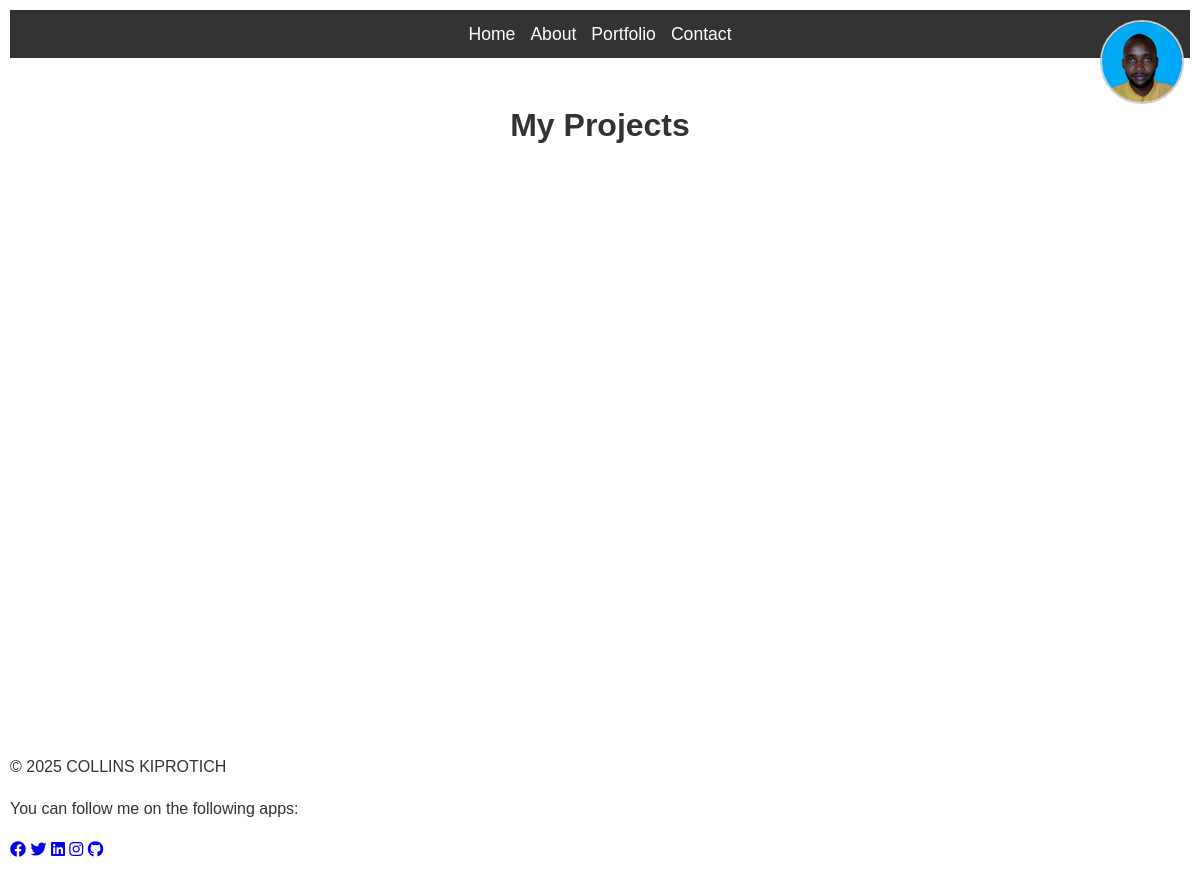
Page /portfolio on the earlier database version.
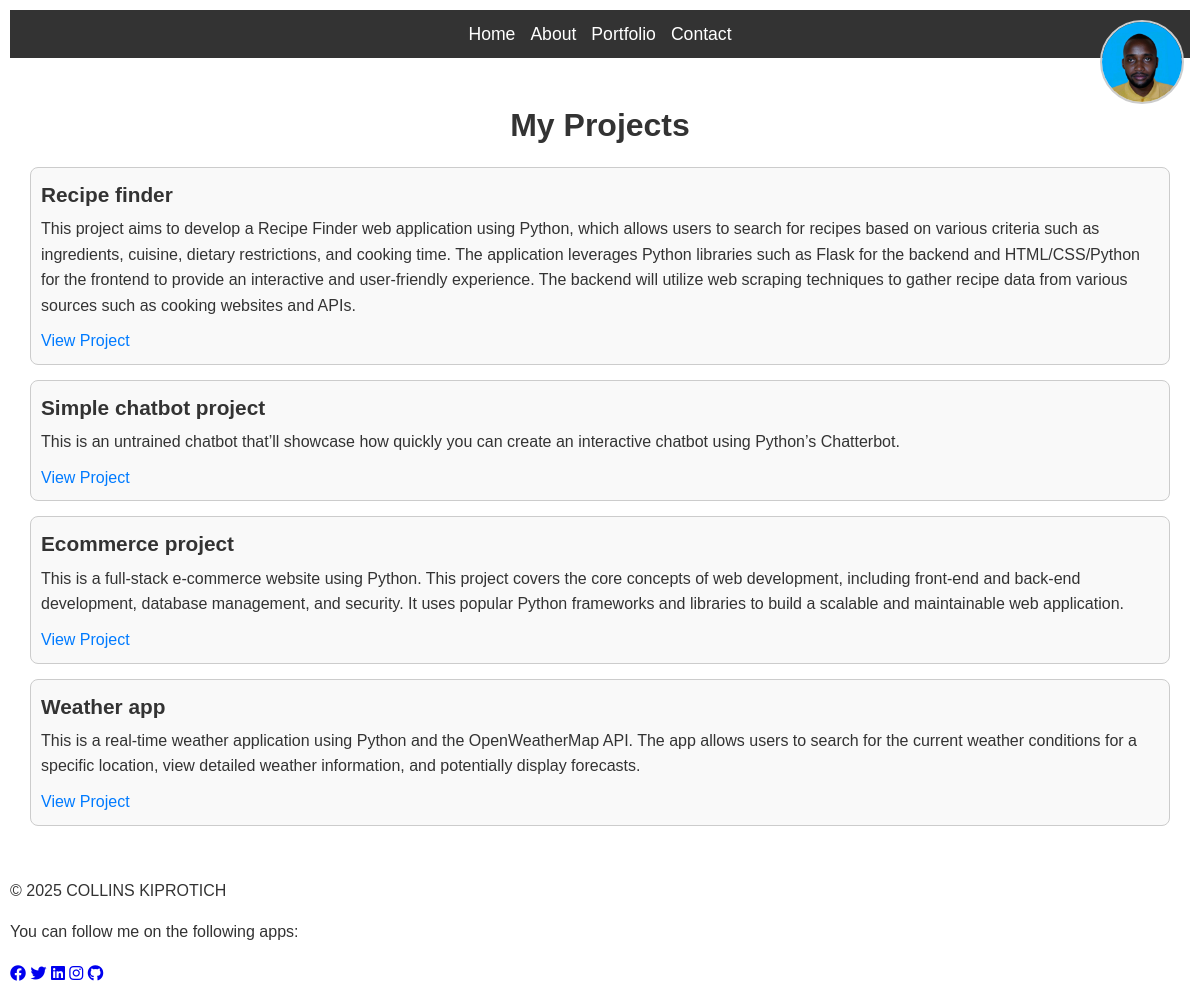
Same page on the later database version.
### models.py (models this page shows)
class Project(db.Model):
    id = db.Column(db.Integer, primary_key=True)
    title = db.Column(db.String(100), nullable=False)
    description = db.Column(db.Text, nullable = False)
    link = db.Column(db.String(200), nullable = False)

### app.py (the view)
@app.route('/portfolio')
def portfolio():
    projects = Project.query.all()
    return render_template('portfolio.html', projects=projects)

### app.py (called while the page is built)
@app.context_processor
def inject_social_links():
    social_links = {
        "Facebook": "https://facebook.com",
        "Twitter": "https://twitter.com",
        "LinkedIn": "www.linkedin.com/in/collins-kiprotich-b82119211",
        "Instagram": "https://instagram.com",
        "GitHub": "https://github.com/COLLINS572615"
    }
    return dict(social_links=social_links)

### templates/portfolio.html (shortened to what this page needs)
{% extends 'base.html' %}
{% block content %}
<h1>My Projects</h1>
<ul>
    {% for project in projects %}
    <li>
        <h2>{{ project.title }}</h2>
        <p>{{ project.description }}</p>
        <a href="{{ project.link }}" target="_blank">View Project</a>
    </li>
    {% endfor %}
</ul>
{% endblock %}

### templates/base.html (shortened to what this page needs)
<!DOCTYPE html>
<html lang="en">
<head>
    <link rel="stylesheet" href="{{ url_for('static', filename='css/style.css') }}">
    <link href="https://cdnjs.cloudflare.com/ajax/libs/font-awesome/6.0.0-beta3/css/all.min.css" rel="stylesheet">
</head>
<body>
    <header>
        <div class="profile-picture-header">
            <img src="{{ url_for('static', filename='uploads/profile.jpg') }}" alt="Profile Picture">
        </div>
        <nav>
            <a href="{{ url_for('home') }}">Home</a>
            <a href="{{ url_for('about') }}">About</a>
            <a href="{{ url_for('portfolio') }}">Portfolio</a>
            <a href="{{ url_for('contact') }}">Contact</a>
        </nav>
    </header>
    <main>
        {% block content %}{% endblock %}
    </main>
    <footer>
        <p>© 2025 COLLINS KIPROTICH</p>
        <p class="follow-message">You can follow me on the following apps:</p>
        <div class="social-media">
            <a href="https://facebook.com/yourusername" target="_blank"><i class="fab fa-facebook"></i></a>
            <a href="https://twitter.com/yourusername" target="_blank"><i class="fab fa-twitter"></i></a>
            <a href="https://www.linkedin.com/in/collins-kiprotich-b82119211/?lipi=urn%3Ali%3Apage%3Ad_flagship3_job_details%3BVSckVMgPTAWpnysG2%2FQItw%3D%3D" target="_blank"><i class="fab fa-linkedin"></i></a>
            <a href="https://instagram.com/yourusername" target="_blank"><i class="fab fa-instagram"></i></a>
            <a href="https://github.com/COLLINS572615" target="_blank"><i class="fab fa-github"></i></a>
        </div>
    </footer>
</body>
</html>

### static/css/style.css (style rules this page uses)
body { margin: 10px; font-family: Arial, sans-serif; line-height: 1.6; color: #333; text-align: auto; }
header { background: #333; color: #fff; padding: 10px 0; }
header nav { display: flex; justify-content: center; gap: 15px; }
header nav a { color: #fff; text-decoration: none; font-size: 1.1em; }
main { padding: 20px; min-height: calc(100vh - 160px); }
h1 { text-align: center; margin-bottom: 10px; }
ul { list-style: none; padding: 0; }
ul li { margin-bottom: 15px; padding: 10px; border: 1px solid #ccc; border-radius: 8px; background: #f9f9f9; }
ul li h2 { margin: 0; font-size: 1.3em; }
ul li p { margin: 5px 0 10px 0; font-size: 1em; }
ul li a { display: inline-block; color: #007BFF; text-decoration: none; }
.profile-picture-header { position: absolute; top: 20px; right: 20px; width: 80px; height: 80px; }
.profile-picture-header img { width: 100%; height: 100%; border-radius: 50%; object-fit: cover; border: 2px solid #ccc; }

Differences in the rows shown:
added Project: title "Recipe finder", description "This project aims to develop a Recipe Finder web application using Python, which allows users to search for recipes based on various criteria such as ingredients, cuisine, dietary restrictions, and cooking time. The application leverages Python libraries such as Flask for the backend and HTML/CSS/Python for the frontend to provide an interactive and user-friendly experience. The backend will utilize web scraping techniques to gather recipe data from various sources such as cooking websites and APIs."
added Project: title "Simple chatbot project", description "This is an untrained chatbot that’ll showcase how quickly you can create an interactive chatbot using Python’s Chatterbot."
added Project: title "Ecommerce project", description "This is a full-stack e-commerce website using Python. This project covers the core concepts of web development, including front-end and back-end development, database management, and security. It uses popular Python frameworks and libraries to build a scalable and maintainable web application."
added Project: title "Weather app", description "This is a real-time weather application using Python and the OpenWeatherMap API. The app allows users to search for the current weather conditions for a specific location, view detailed weather information, and potentially display forecasts."
